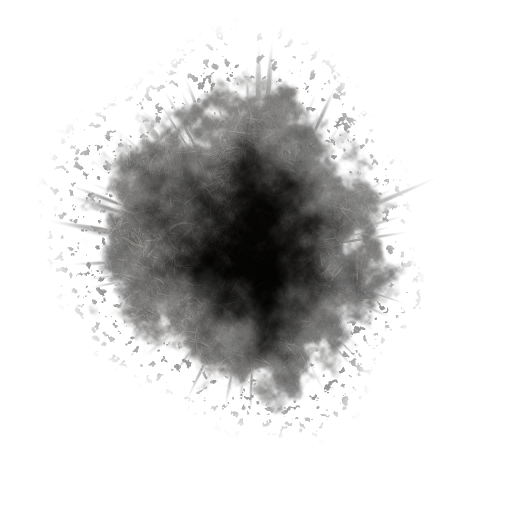
#> input picture game/art/vfx/scorch.png, 1024 x 1024 px (shown at 1/2 size)
$ python make_scorch.py ../../art/vfx/scorch.png out.png
#> lines starting #> are read from the running program, lines starting #| are printed output that depends on the picture
"""Bakes the blast scorch decal (VFX-06, 2026-10-24): game/art/vfx/scorch.png.

A real blast mark is not a soft disc: it is near-black in the middle, turns to burnt brown soil outward and
ends in a ragged rim with soot rays thrown out along the ground and loose specks beyond. The mask here is
built the same way:
  - radius warped by low-frequency noise over the angle (lumpy, never a circle);
  - thin radial rays (high-frequency noise over the angle) that reach further out than the body;
  - fbm breakup near the rim and scattered specks outside it.
Colour: Poly Haven "Burned Ground 01" (CC0, Rob Tuytel) for the detail, darkened toward the centre; its pale
straw blades are filtered out (they looked like hay on large marks).
Straight alpha, RGBA 1024 px, transparent border so the decal never shows its box edge.

Run from the repo root:
  python3 game/tools/vfx_bake/make_scorch.py BURNED_GROUND_DIFF.jpg game/art/vfx/scorch.png [--seed 7]
Source: https://dl.polyhaven.org/file/ph-assets/Textures/jpg/1k/burned_ground_01/burned_ground_01_diff_1k.jpg
Dependencies: Pillow, numpy.
"""
import argparse

import numpy as np
from PIL import Image, ImageFilter

SIZE = 1024
STRAW_PX = 9   # odd filter size in px; straw blades in the 1k source are 2-6 px wide


def periodic_noise(rng: np.random.Generator, theta: np.ndarray, harmonics: int, falloff: float) -> np.ndarray:
    """Smooth noise over the angle, seamless at 2*pi: a sum of sines with random phases, amplitude 1/k^falloff."""
#> called with harmonics = 9, falloff = 1.1
    out = np.zeros_like(theta)
    for k in range(1, harmonics + 1):
        out += np.sin(k * theta + rng.uniform(0, 2 * np.pi)) / k ** falloff
    return out / np.abs(out).max()


def fbm(rng: np.random.Generator, size: int, octaves: int, base: int) -> np.ndarray:
    """Value-noise fbm in 0..1 from upscaled random grids (bicubic), octave weights halving."""
#> called with size = 1024, octaves = 6, base = 4
    out = np.zeros((size, size))
    amp, total = 1.0, 0.0
    for o in range(octaves):
        cells = base * 2 ** o
        grid = Image.fromarray((rng.random((cells, cells)) * 255).astype(np.uint8))
        out += amp * np.asarray(grid.resize((size, size), Image.BICUBIC), dtype=np.float64) / 255.0
        total += amp
        amp *= 0.5
#> after the loop, amp = 0.0156; total = 1.97
    return out / total


def smoothstep(e0: float, e1: float, x: np.ndarray) -> np.ndarray:
    t = np.clip((x - e0) / (e1 - e0), 0.0, 1.0)
    return t * t * (3 - 2 * t)


def bake(src: str, out: str, seed: int) -> None:
    rng = np.random.default_rng(seed)
    yy, xx = np.mgrid[0:SIZE, 0:SIZE]
    c = (SIZE - 1) / 2.0
    dx, dy = (xx - c) / c, (yy - c) / c
    d = np.hypot(dx, dy)                     # 0 centre, 1 edge midpoint
    theta = np.arctan2(dy, dx)

    lumps = periodic_noise(rng, theta, 9, 1.1)       # body outline
    rays = np.clip(periodic_noise(rng, theta, 140, 0.25), 0, 1) ** 1.8  # thin soot rays
    grain = fbm(rng, SIZE, 6, 4)
    rim = fbm(rng, SIZE, 4, 24)                      # mid-size bites out of the rim
#> call 2 of fbm, with size = 1024, octaves = 4, base = 24
#> after the loop in fbm (call 2), `for o in range(octaves):`:
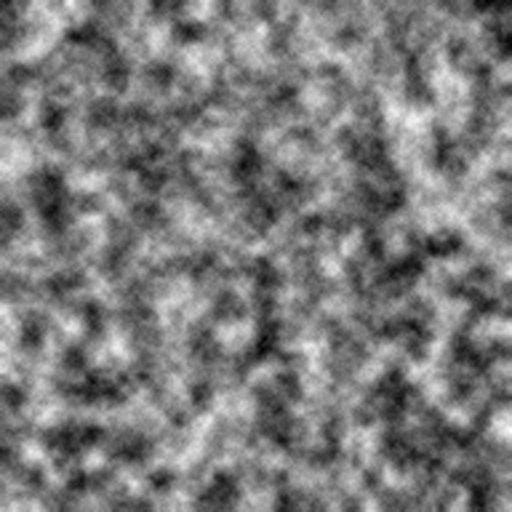
#> out: shape (1024, 1024) float64 (shown at 1/2 size); min 0.0809, max 1.84, mean 0.932; drawn with min black and max white
#> after the loop in fbm (call 2), `for o in range(octaves):`: amp = 0.0625; total = 1.88
    specks = fbm(rng, SIZE, 3, 96)

    body_r = 0.58 + 0.12 * lumps                     # body radius 0.46..0.70
    dn = d / body_r + (rim - 0.5) * 0.55             # 1 at the ragged rim
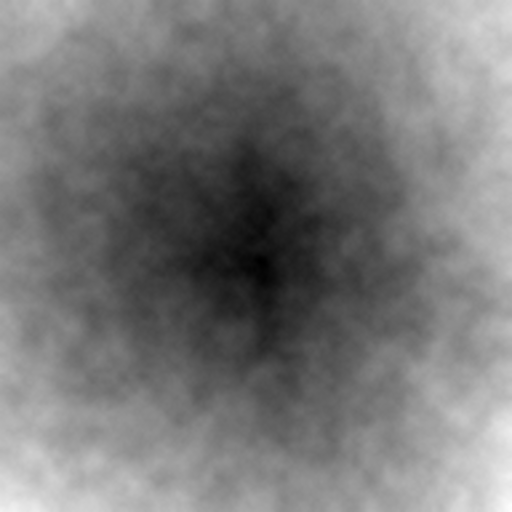
#> dn: shape (1024, 1024) float64 (shown at 1/2 size); min -0.0889, max 2.97, mean 1.35; drawn with min black and max white
    body = 1.0 - smoothstep(0.82, 1.02, dn)
    # rays: start inside the body, run out to ~0.92, thinning and fading with distance
    ray_len = body_r + 0.36 * rays * (0.7 + 0.6 * grain)
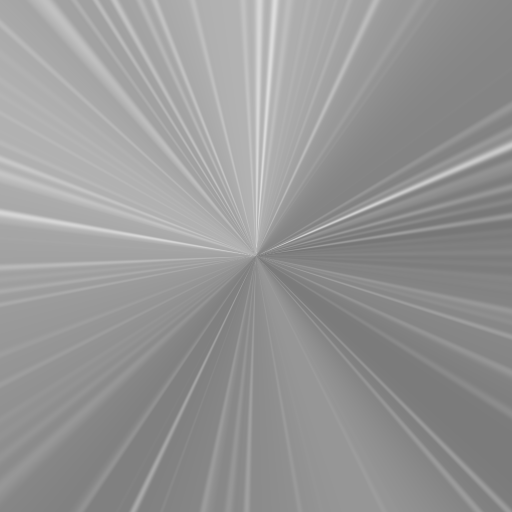
#> ray_len: shape (1024, 1024) float64 (shown at 1/2 size); min 0.47, max 0.87, mean 0.593
    ray = smoothstep(ray_len, body_r * 0.9, d) * (rays > 0.04) * smoothstep(0.0, 0.25, rays)
    ray *= 0.7 + 0.3 * rim
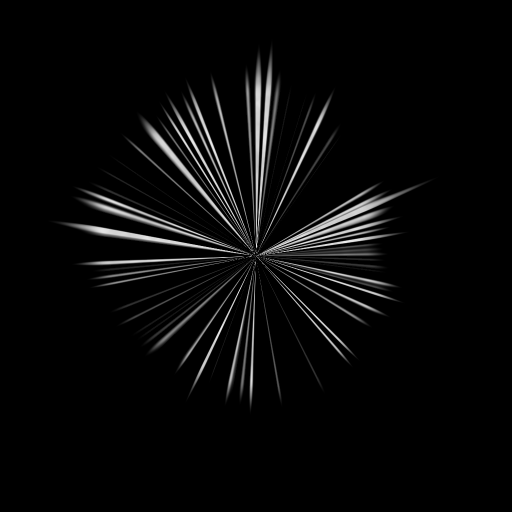
#> ray: shape (1024, 1024) float64 (shown at 1/2 size); min 0, max 0.94, mean 0.0338
    # loose specks in a band just outside the rim
    band = smoothstep(1.35, 1.0, d / body_r) * smoothstep(0.85, 1.0, dn)
    speck = (specks > 0.70).astype(np.float64) * band
    alpha = np.maximum.reduce([body, ray, speck * 0.9])
    alpha *= smoothstep(0.98, 0.9, d)                # transparent box border
#> in smoothstep (call 6), `return t * t * (3 - 2 * t)`:
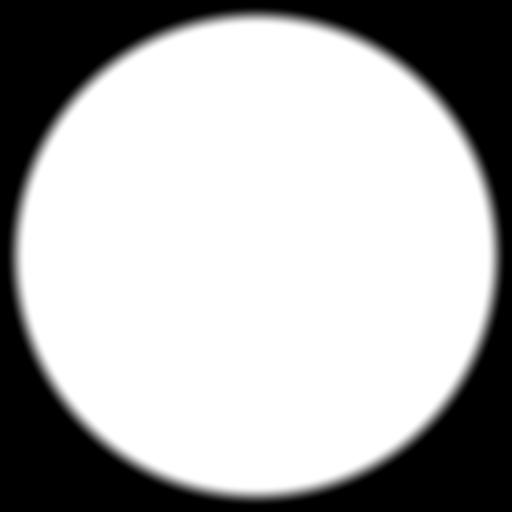
#> returned value: shape (1024, 1024) float64 (shown at 1/2 size); min 0, max 1, mean 0.693
#> alpha: shape (1024, 1024) float64; min 0, max 1, mean 0.249
    alpha = np.clip(alpha, 0, 1)

    tex = Image.open(src).convert("RGB").resize((SIZE, SIZE), Image.LANCZOS)
    # the photo has pale burnt straw blades; on a large mark they read as hay lying on the ground (s11 note 27),
    # so a grey opening (min, then max filter) wipes out every bright stroke thinner than STRAW_PX
    tex = tex.filter(ImageFilter.MinFilter(STRAW_PX)).filter(ImageFilter.MaxFilter(STRAW_PX))
    rgb = np.asarray(tex, dtype=np.float64) / 255.0
    lum = rgb.mean(axis=2, keepdims=True)
    detail = 0.35 * rgb + 0.65 * lum                 # mostly luminance: soot, not straw
    # darkness: near-black in the middle, burnt soil toward the rim
    core = smoothstep(1.0, 0.1, np.clip(dn, 0, 2))[..., None]
    rgb = detail * (0.42 - 0.38 * core) + np.array([0.010, 0.008, 0.006]) * core
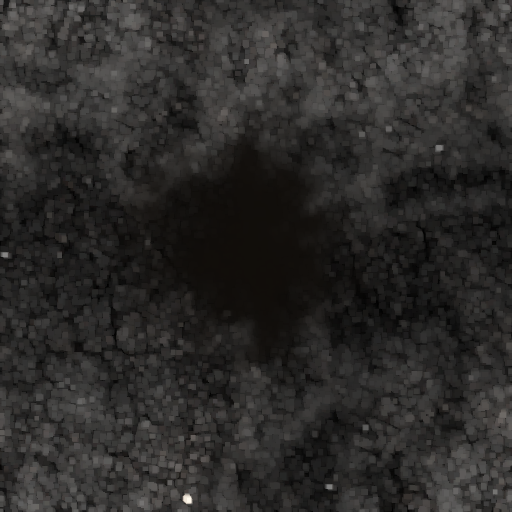
#> rgb: shape (1024, 1024, 3) float64 (shown at 1/2 size); mean R, G, B 0.0271, 0.0262, 0.0254; drawn with min black and max white
    rgb = np.clip(rgb * (0.8 + 0.4 * grain[..., None]), 0, 1)
    # alpha is strongest in the core: a solid black middle and a thinner broken edge
    alpha = alpha * (0.5 + 0.5 * core[..., 0])
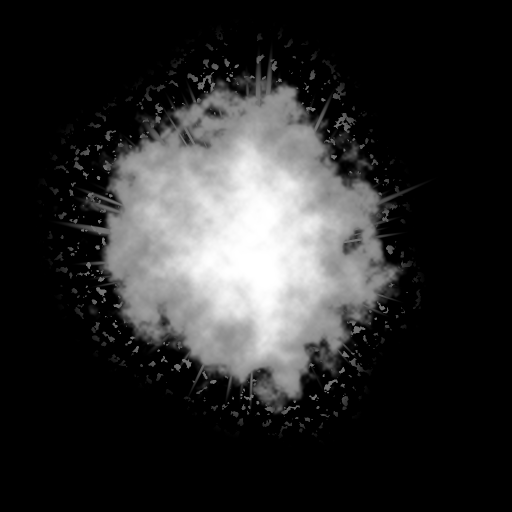
#> alpha: shape (1024, 1024) float64 (shown at 1/2 size); min 0, max 1, mean 0.171

    rgba = np.dstack([rgb, alpha])
    Image.fromarray((rgba * 255).round().astype(np.uint8), "RGBA").save(out, optimize=True)


def main() -> None:
    ap = argparse.ArgumentParser(description=__doc__.split("\n")[0])
    ap.add_argument("src")
    ap.add_argument("out")
    ap.add_argument("--seed", type=int, default=7)
    a = ap.parse_args()
    bake(a.src, a.out, a.seed)


if __name__ == "__main__":
    main()
